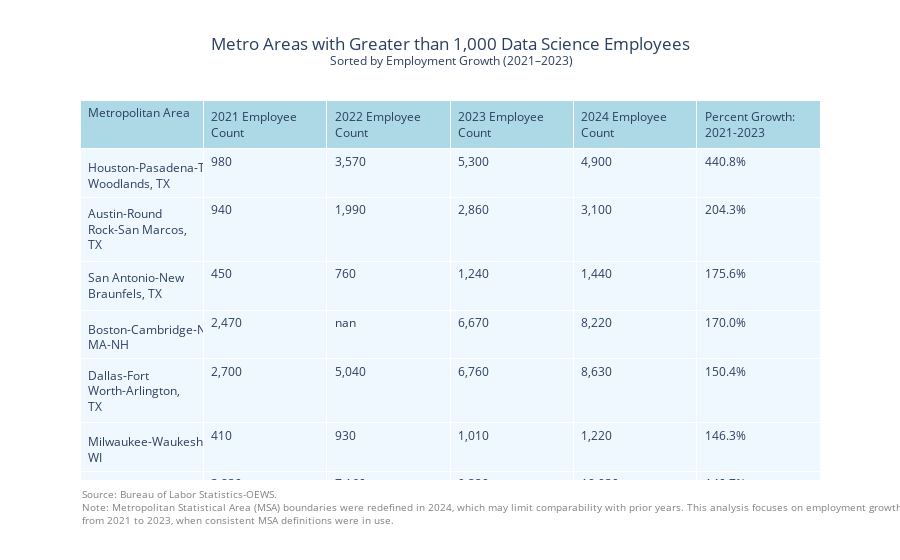

Notebook cell for this chart:
### Markdown cell above
## Fastest growing visual

### Code cell
formatted_emp2021 = [f"{x:,.0f}" for x in MSA_employ_trend["TOT_EMP2021"]]
formatted_emp2022 = [f"{x:,.0f}" for x in MSA_employ_trend["TOT_EMP2022"]]
formatted_emp2023 = [f"{x:,.0f}" for x in MSA_employ_trend["TOT_EMP2023"]]
formatted_emp2024 = [f"{x:,.0f}" for x in MSA_employ_trend["TOT_EMP2024"]]
formatted_growth = [f"{x:.1f}%" for x in MSA_employ_trend["PercentGrowth_2yr"]]

fig = go.Figure(data=[go.Table(
    header=dict(values=['Metropolitan Area', '2021 Employee Count',  '2022 Employee Count', '2023 Employee Count', '2024 Employee Count', 'Percent Growth: 2021-2023'],
                fill_color='lightblue',
                align='left'),
    cells=dict(values=[
        MSA_employ_trend["AREA_TITLE"],
        formatted_emp2021,
        formatted_emp2022,
        formatted_emp2023,
        formatted_emp2024,
        formatted_growth
    ],
    fill_color='aliceblue',
    align='left'))
])

fig.update_layout(
    title="Metro Areas with Greater than 1,000 Data Science Employees<br><sup> Sorted by Employment Growth (2021–2023)",
    title_x=0.5,
    annotations=[
        dict(
            text="Source: Bureau of Labor Statistics-OEWS. <br>"\
                "Note: Metropolitan Statistical Area (MSA) boundaries were redefined in 2024,"\
                " which may limit comparability with prior years. This analysis focuses on employment growth <br>"\
                "from 2021 to 2023, when consistent MSA definitions were in use.",
            xref="paper", yref="paper",
            x=0, y=-0.13,
            showarrow=False,
            align="left",  # <-- aligns text to the left
            font=dict(size=10, color="gray")
        )
    ]
)

### Figure 1 — Plotly figure (JSON) as saved in the notebook; plotly's stock layout.template omitted (floating-point values rounded to 4 significant figures; data arrays with more than 128 entries replaced by an {"elided": "..."} marker saying what was removed)
{"data": [{"cells": {"align": "left", "fill": {"color": "aliceblue"}, "values": {"elided": "6x39 str values"}}, "header": {"align": "left", "fill": {"color": "lightblue"}, "values": ["Metropolitan Area", "2021 Employee Count", "2022 Employee Count", "2023 Employee Count", "2024 Employee Count", "Percent Growth: 2021-2023"]}, "type": "table"}], "layout": {"annotations": [{"align": "left", "font": {"color": "gray", "size": 10}, "showarrow": false, "text": "Source: Bureau of Labor Statistics-OEWS. <br>Note: Metropolitan Statistical Area (MSA) boundaries were redefined in 2024, which may limit comparability with prior years. This analysis focuses on employment growth <br>from 2021 to 2023, when consistent MSA definitions were in use.", "x": 0, "xref": "paper", "y": -0.13, "yref": "paper"}], "title": {"text": "Metro Areas with Greater than 1,000 Data Science Employees<br><sup> Sorted by Employment Growth (2021–2023)", "x": 0.5}}}
